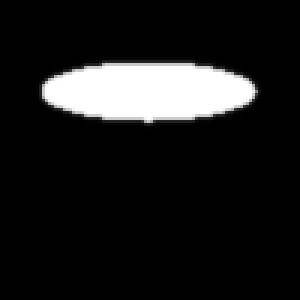
%> input picture src/applications/Preprocessing/greedy/matlab/diff/oval.png, 100 x 100 px (shown 3 times larger)
$ octave test_lddmm_corpus.m   (GNU Octave 9; MATLAB toolbox functions it lacks are replaced by stand-ins)
%> lines starting %> are read from the running program, lines starting %| are printed output that depends on the picture
### src/applications/Preprocessing/greedy/matlab/diff/lddmm_init.m
function [vx vy p] = lddmm_init(I0, I1, dt, alpha, gamma, sigma)
% lddmm_init - configure LDDMM problem
% usage:
%   [vx vy p] = lddmm_init(I0, I1, dt, alpha, gamma, sigma)
% parameters:
%   I0, I1      Image 0 and image 1
%   dt          Time step, e.g., 0.05 or 0.1
%   alpha       Weight of the -LBO in metric
%   gamma       Weight of identity in metric
%   sigma       Scaling for image intensity
% returns:
%   vx,vy       Initial time-dependent vector field
%   p           Struct with problem definition, temporaries

% Optional parameters
if nargin < 6, sigma = 1; end;
if nargin < 5, gamma = 1; end;
if nargin < 4, alpha = 10; end;

% Check image dimensions
if size(I0) ~= size(I1)
    error('Images I0 and I1 must have same dimensions!\n');
end
[m n] = size(I0);

% Basic initialization
nt = 1 + 1 / dt;
p = struct(...
    'I0', I0, 'I1', I1,...
    'm',m, 'n', n,...
    'dt',dt,...
    'nt',nt,...
    'alpha',alpha,...
    'gamma',gamma,...
    'sigma',sigma);

% Set up grid
[p.mx p.my] = meshgrid(1:n, 1:m);

% Set FFT of the kernel L LT
p.f_kernel = gamma + 2 * alpha * (2 - cos(2 * pi * (p.mx-1) / m) - cos(2 * pi * (p.my-1) / n));
p.f_kernel_sq = p.f_kernel.^2;

% Image sampling functions
p.image_sample = @(I,x,y)(interp2(I,x,y,'*linear',0));
p.image_sample_gradient = @(I,x,y)(gradient(interp2(I,x,y,'*linear',0)));

% Set up the initial problem
vx = zeros(m,n,nt);
vy = zeros(m,n,nt);

### src/applications/Preprocessing/greedy/matlab/diff/lddmm_vector_field_dot_product.m
function f = lddmm_vector_field_dot_product(ax, ay, bx, by, p)
% lddmm_vector_field_dot_product - computes <A,B>_V, where A and B are
% time-dependent vector fields
% usage:
%   f = lddmm_vector_field_dot_product(ax, ay, bx, by, p)
% parameters:
%   ax,ay   First vector field
%   bx,by   Second vector field
%   p       Created by lddmm_init

f = 0;

for i = 1:p.nt
    f = f + lddmm_hilbert_dot_product(ax(:,:,i), ay(:,:,i), bx(:,:,i), by(:,:,i), p);
end

f = f / p.nt;

### src/applications/Preprocessing/greedy/matlab/diff/lddmm_objective_and_gradient.m
function [E dedvx dedvy opts] = lddmm_objective_and_gradient(vx, vy, p)
% lddmm_objective_and_gradient - compute LDDMM objective and gradient
% usage:
%   E = lddmm_objective_and_gradient(vx, vy, p)
%   [E dedvx dedvy] = lddmm_objective_and_gradient(vx, vy, p)
%   [E dedvx dedvy opts] = lddmm_objective_and_gradient(vx, vy, p)
% returns:
%   opts        Specify to return some internal structures

% Compute the diffeomorphisms
[ft0x ft0y ft1x ft1y] = lddmm_integrate_field_semi_lagrangian(vx, vy, p);

% Flow image IO to time 1
J0 = lddmm_warp_scalar_field(p.I0, ft0x(:,:,end), ft0y(:,:,end), p);

% Compute the field norm component
e_field = lddmm_vector_field_dot_product(vx, vy, vx, vy, p);

% Compute the image norm component
e_image = sum(sum((J0 - p.I1).^2));

% Compute the total energy
E = e_field + e_image / p.sigma^2;

%fprintf('Energy components %f, %f\n', e_field, e_image / p.sigma^2);

% Now, compute the gradient if required
if nargout > 1

    % The field component of the gradient is trivial
    dedvx = 2 * vx; dedvy = 2 * vy;

    % Now the part of the kernel. Get image J_t^0 and J_t^1
    for it = 1:p.nt

        % Warp images I0 and I1 to the current time point
        Jt0 = lddmm_warp_scalar_field(p.I0, ft0x(:,:,it), ft0y(:,:,it), p);
        Jt1 = lddmm_warp_scalar_field(p.I1, ft1x(:,:,it), ft1y(:,:,it), p);

        % Take the gradient of the warped I0 image
        [grad_Jt0_x grad_Jt0_y] = gradient(Jt0);

        % Scale the gradient by the determinant of the (t,1) warp to
        % account for the difference in metric tensor
        detjac_phi_t1 = lddmm_jacobian_determinant(ft1x(:,:,it), ft1y(:,:,it), p);

        % Get the right hand side of the PDE
        pde_rhs_x = detjac_phi_t1 .* (Jt0 - Jt1) .* grad_Jt0_x;
        pde_rhs_y = detjac_phi_t1 .* (Jt0 - Jt1) .* grad_Jt0_y;

        % Apply the PDE using fft
        pde_soln_x = ifft2(fft2(pde_rhs_x) ./ p.f_kernel_sq,'symmetric');
        pde_soln_y = ifft2(fft2(pde_rhs_y) ./ p.f_kernel_sq,'symmetric');

        % Add the solution to the gradient
        dedvx(:,:,it) = dedvx(:,:,it) - 2 * pde_soln_x / p.sigma^2;
        dedvy(:,:,it) = dedvy(:,:,it) - 2 * pde_soln_y / p.sigma^2;

    end
end

% Store the opts array
if nargout > 3
    opts=struct('ft0x',ft0x,'ft0y',ft0y,'ft1x',ft1x,'ft1y',ft1y);
end

### src/applications/Preprocessing/greedy/matlab/diff/lddmm_optimize_basic.m
function [mvx mvy q] = lddmm_optimize_basic(vx, vy, p, t, n_iter)
% lddmm_optimize - run LDDMM optimization with basic gradient descent
% usage:
%   [vxopt vyopt] = lddmm_optimize(vx, vy, p)
%   use gradient descent to do the optimization

mvx = vx;
mvy = vy;

if n_iter == 0
    [ft0x ft0y ft1x ft1y] = lddmm_integrate_field_semi_lagrangian(vx, vy, p);
    q=struct('ft0x',ft0x,'ft0y',ft0y,'ft1x',ft1x,'ft1y',ft1y);
end;

for ii = 1:n_iter

    % Reparamterize every 10 iterations
    if mod(ii, 10) == 0
        [mvx mvy] = lddmm_reparameterize_vector_field(mvx, mvy, p);
    end

    [f mgx mgy q] = lddmm_objective_and_gradient(mvx, mvy, p);


    mvx = mvx - t * mgx;
    mvy = mvy - t * mgy;

    lddmm_plot_problem_simple(mvx,mvy,p,q);
    getframe;

    if ii > 1
        dcorr = sum(mgx0(:).*mgx(:)+mgy0(:).*mgy(:));
        if  dcorr < 0
            t1 = t;
            t= t * 0.8;

            fprintf(2, 'iter %d/%d, E=%f, dcorr=%f, oscillation: t=%f-->%f \n', ii, n_iter, f,dcorr, t1,t);

            if t < eps
                fprintf(2, 'reach oscillation: t= %f\n', t);
                break;
            end;
        else
            fprintf(2, 'iter %d/%d, E=%f, dcorr=%f, step=%f, \n', ii, n_iter, f,dcorr, t);
        end;
    end;


    mgx0 = mgx;
    mgy0 = mgy;

end;

### src/applications/Preprocessing/greedy/matlab/diff/gridplot.m
function gridplot(fx, fy, ix, iy)

[ny nx] = size(fx);

[mx my] = meshgrid(1:nx,1:ny);

newplot;
hold on;
axis([1 nx 1 ny]);

for k = 1:iy:ny
    line(mx(k,:) + fx(k,:), my(k,:) + fy(k,:));
end

for k = 1:ix:nx
    line(mx(:,k) + fx(:,k), my(:,k) + fy(:,k));
end

axis image;

hold off;

### src/applications/Preprocessing/greedy/matlab/diff/lddmm_warp_scalar_field.m
function J = lddmm_warp_scalar_field(I, fx, fy, p)
% lddmm_warp_scalar_field - warp scalar field
% usage:
%   J = lddmm_warp_scalar_field(I, fx, fy, p)
% params:
%   I       : scalar field
%   fx, fy  : displacement field (2D arrays)
%   p       : see lddmm_init

J = interp2(I, p.mx + fx, p.my + fy, '*linear', 0);

### src/applications/Preprocessing/greedy/matlab/diff/lddmm_plot_problem_simple.m
function lddmm_plot_problem_simple(vx, vy, p, opts)
% lddmm_plot_problem - plot state of LDDMM problem
% usage:
%   lddmm_plot_problem(vx, vy, p, opts)
% parameters:
%   opts        Optional, output of lddmm_objective_and_gradient
%               If specified, plotting takes much less time

% Compute the diffeomorphisms
if nargin < 4
    [ft0x ft0y ft1x ft1y] = lddmm_integrate_field_semi_lagrangian(vx, vy, p);
else
    ft0x = opts.ft0x; ft0y = opts.ft0y;
    ft1x = opts.ft1x; ft1y = opts.ft1y;
end

% Plot the fixed image
subplot(1,2,2);
imagesc(p.I1); colormap gray; axis image;
hold on;
gridplot(ft0x(:,:,end), ft0y(:,:,end),5,5);
axis([0 size(p.I1,1) 0 size(p.I1,2)]);
title('Fixed Image (I1)');

% Flow image IO to time 1
J0 = lddmm_warp_scalar_field(p.I0, ft0x(:,:,end), ft0y(:,:,end), p);
J1 = lddmm_warp_scalar_field(p.I1, ft1x(:,:,1), ft1y(:,:,1), p);

% Plot the moving image
subplot(1,2,1);
imagesc(J0); colormap gray; axis image;
hold on;
title('Warped Moving Image (I0)');

if isfield(p,'contour')
    hold on; contour(p.I1, p.contour, 'g'); hold off;
end

### src/applications/Preprocessing/greedy/matlab/diff/lddmm_reparameterize_vector_field.m
function [nvx nvy] = lddmm_reparameterize_vector_field(vx, vy, p)
% lddmm_reparameterize_vector_field - reparamterize time-dep vec field
% usage:
%   [nvx nvy] = lddmm_reparameterize_vector_field(vx, vy, p)

% Compute norm of V at each time point
for i = 1:p.nt
    nv(i) = sqrt(lddmm_hilbert_dot_product(vx(:,:,i), vy(:,:,i), vx(:,:,i), vy(:,:,i), p));
end

plot(nv);

% Integrate norm of V from 0 to 1, normalize to 1
len = trapz(0:p.dt:1,nv);
s = cumtrapz(0:p.dt:1,nv) / len;

% Compute the inverse of s(t), h
h = zeros(size(s));
h(end) = 1;
for i = 2:p.nt-1
    t = p.dt * (i-1);
    h(i) = fminbnd(@(x)((t - interp1(0:p.dt:1,s,[x])))^2,0,1);
end

% Resample vector fields at h(t)
nvx = shiftdim(interp1(0:p.dt:1, shiftdim(vx,2), h),1);
nvy = shiftdim(interp1(0:p.dt:1, shiftdim(vy,2), h),1);

% Compute h'(t)
hprime = interp1(0:p.dt:1, nv/len, h) .^ -1;

% Scale vector fields by h'
for i = 1:p.nt
    nvx(:,:,i) = hprime(i) * nvx(:,:,i);
    nvy(:,:,i) = hprime(i) * nvy(:,:,i);
end

for i = 1:p.nt
    nnv(i) = sqrt(lddmm_hilbert_dot_product(nvx(:,:,i), nvy(:,:,i), nvx(:,:,i), nvy(:,:,i), p));
end

plot(nv);
hold on;
plot(nnv,'r');
hold off;
axis tight;

### src/applications/Preprocessing/greedy/matlab/diff/lddmm_integrate_field_semi_lagrangian.m
function [ft0x ft0y ft1x ft1y] = lddmm_integrate_field_semi_lagrangian(vx, vy, p)
% lddmm_integrate_field_semi_lagrangian - integrate a diffeomorphism from
%   a time-dependent vector field
% usage:
%   [ft0x ft0y ft1x ft1y] = lddmm_integrate_field_semi_lagrangian(vx, vy, p)
% parameters:
%   vx, vy:     Time-varying vector field V
%   p           Parameter structure
% returns:
%   ft0x, ft0y:   Transform phi_{t_j,0} from time t to time 0 (3d array)
%   ft1x, ft1y:   Transform phi_(t_j,1) from time t to time 1 (3d array)

% Initialize all transforms to zero
ft0x = zeros(p.m, p.n, p.nt);
ft0y = zeros(p.m, p.n, p.nt);
ft1x = zeros(p.m, p.n, p.nt);
ft1y = zeros(p.m, p.n, p.nt);

% Allocate an array of alphas (not to compute alphas twice)
ax = zeros(p.m, p.n, p.nt);
ay = zeros(p.m, p.n, p.nt);
for it = 1:p.nt
    for i = 1:5
        nax = p.dt * interp2(vx(:,:,it), p.mx-ax(:,:,it)/2, p.my-ay(:,:,it)/2,'*linear',0);
        nay = p.dt * interp2(vy(:,:,it), p.mx-ax(:,:,it)/2, p.my-ay(:,:,it)/2,'*linear',0);
        ax(:,:,it) = nax; ay(:,:,it) = nay;
    end
end


% Iterate over time steps
for it = 2:p.nt
    % Interpolate previous diff at alpha
    ft0x(:,:,it) = interp2(ft0x(:,:,it-1), p.mx-ax(:,:,it), p.my-ay(:,:,it), '*linear', 0) - ax(:,:,it);
    ft0y(:,:,it) = interp2(ft0y(:,:,it-1), p.mx-ax(:,:,it), p.my-ay(:,:,it), '*linear', 0) - ay(:,:,it);
end

% Iterate over time steps
for it = p.nt-1:-1:1
    % Interpolate previous diff at alpha
    ft1x(:,:,it) = interp2(ft1x(:,:,it+1), p.mx+ax(:,:,it), p.my+ay(:,:,it), '*linear', 0) + ax(:,:,it);
    ft1y(:,:,it) = interp2(ft1y(:,:,it+1), p.mx+ax(:,:,it), p.my+ay(:,:,it), '*linear', 0) + ay(:,:,it);
end

### src/applications/Preprocessing/greedy/matlab/diff/test_lddmm_corpus.m

img_c=padarray(double(imread('oval.png')) / 256,[14 14]);
%> img_c: size 128x128 double; min 0, max 0.996, mean 0.0674
img_o=padarray(double(imread('corpus.png')) / 256,[14 14]);
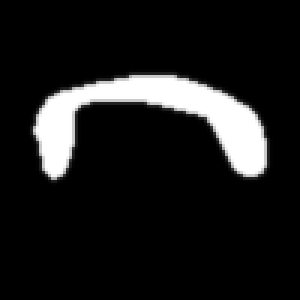
%> input picture src/applications/Preprocessing/greedy/matlab/diff/corpus.png, 100 x 100 px (shown 3 times larger)
%> img_o: size 128x128 double; min 0, max 0.996, mean 0.0659

% Smooth and resample to 128x128
sim_c = imfilter(img_c,fspecial('gaussian',33,1));
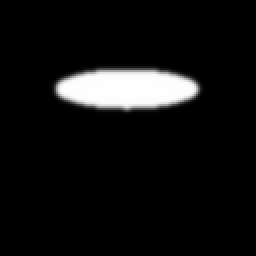
%> sim_c: size 128x128 double (shown 2 times larger); min 0, max 0.996, mean 0.0674; mean of the top-left, top-right, bottom-left and bottom-right quarters 0.137, 0.133, 2.82e-20, 1.54e-20
sim_o = imfilter(img_o,fspecial('gaussian',33,1));
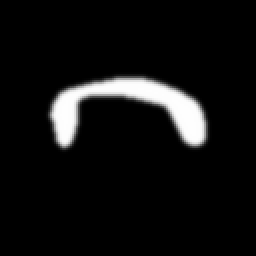
%> sim_o: size 128x128 double (shown 2 times larger); min 0, max 0.996, mean 0.0659; mean of the top-left, top-right, bottom-left and bottom-right quarters 0.102, 0.118, 0.0193, 0.0244

% Create initial problem
% [vx vy p] = lddmm_init(sim_o,sim_c, 0.1, 0.01 / 4 * size(sim_o,1) * size(sim_o,2), 1, 0.008);
[vx vy p] = lddmm_init(sim_o,sim_c, 0.1, 0.001 * size(sim_o,1) * size(sim_o,2), 0.2, 0.004);
%> in lddmm_init, `p = struct( 'I0', I0, 'I1', I1, 'm',m, 'n', n, 'dt',dt, 'nt',nt, 'alph..`: p = {m 128, n 128, dt 0.1, nt 11, alpha 16.38, gamma 0.2}
%> in lddmm_init, `p.f_kernel = gamma + 2 * alpha * (2 - cos(2 * pi * (p.mx-1) / m) - cos..`:
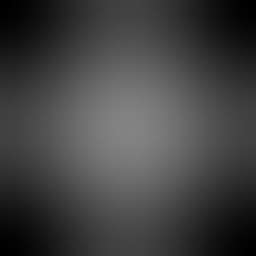
%> p.f_kernel: size 128x128 double (shown 2 times larger); min 0.2, max 131.3, mean 65.7
%> in lddmm_init, `p.f_kernel_sq = p.f_kernel.^2;`:
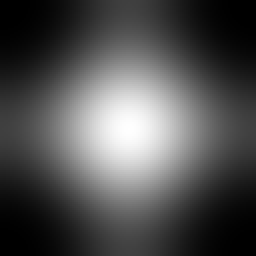
%> p.f_kernel_sq: size 128x128 double (shown 2 times larger); min 0.04, max 17232.3, mean 5395; drawn with min black and max white

% Stick the contour into p'
cont = 0.5 * max(max(sim_o));
%> cont = 0.498
p.contour = cont;
%> p.contour = 0.498

% Optimize
% [vxo2 vyo2] = lddmm_optimize_lbgfs(vx,vy,p,60);
[vxo2 vyo2] = lddmm_optimize_basic(vx,vy,p,0.2e-4,200);
%> (the run ends here)
